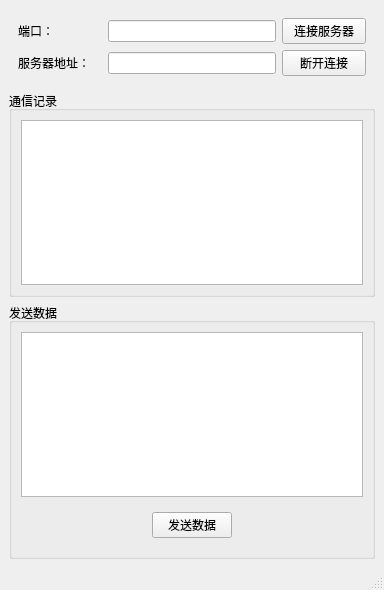
<?xml version="1.0" encoding="UTF-8"?>
<ui version="4.0">
 <class>MainWindow</class>
 <widget class="QMainWindow" name="MainWindow">
  <property name="geometry">
   <rect>
    <x>0</x>
    <y>0</y>
    <width>384</width>
    <height>590</height>
   </rect>
  </property>
  <property name="sizePolicy">
   <sizepolicy hsizetype="Preferred" vsizetype="Preferred">
    <horstretch>0</horstretch>
    <verstretch>0</verstretch>
   </sizepolicy>
  </property>
  <property name="minimumSize">
   <size>
    <width>384</width>
    <height>590</height>
   </size>
  </property>
  <property name="maximumSize">
   <size>
    <width>384</width>
    <height>590</height>
   </size>
  </property>
  <property name="windowTitle">
   <string>MainWindow</string>
  </property>
  <widget class="QWidget" name="centralwidget">
   <layout class="QVBoxLayout" name="verticalLayout_3">
    <item>
     <widget class="QWidget" name="widget_4" native="true">
      <layout class="QGridLayout" name="gridLayout">
       <item row="0" column="3">
        <widget class="QPushButton" name="Button_Connect">
         <property name="text">
          <string>连接服务器</string>
         </property>
        </widget>
       </item>
       <item row="1" column="3">
        <widget class="QPushButton" name="Button_Disconnect">
         <property name="text">
          <string>断开连接</string>
         </property>
        </widget>
       </item>
       <item row="1" column="0">
        <widget class="QLabel" name="label_2">
         <property name="text">
          <string>服务器地址：</string>
         </property>
        </widget>
       </item>
       <item row="0" column="1" colspan="2">
        <widget class="QLineEdit" name="lineEdit_Port"/>
       </item>
       <item row="1" column="1" colspan="2">
        <widget class="QLineEdit" name="lineEdit_Loca"/>
       </item>
       <item row="0" column="0">
        <widget class="QLabel" name="label">
         <property name="text">
          <string>端口：</string>
         </property>
        </widget>
       </item>
      </layout>
     </widget>
    </item>
    <item>
     <widget class="QGroupBox" name="groupBox">
      <property name="title">
       <string>通信记录</string>
      </property>
      <layout class="QVBoxLayout" name="verticalLayout_2">
       <item>
        <widget class="QTextEdit" name="textEdit_Record">
         <property name="readOnly">
          <bool>true</bool>
         </property>
        </widget>
       </item>
      </layout>
     </widget>
    </item>
    <item>
     <widget class="QGroupBox" name="groupBox_2">
      <property name="title">
       <string>发送数据</string>
      </property>
      <layout class="QVBoxLayout" name="verticalLayout">
       <item>
        <widget class="QTextEdit" name="textEdit_SendData"/>
       </item>
       <item>
        <widget class="QWidget" name="widget_2" native="true">
         <layout class="QHBoxLayout" name="horizontalLayout_2">
          <item>
           <spacer name="horizontalSpacer_2">
            <property name="orientation">
             <enum>Qt::Horizontal</enum>
            </property>
            <property name="sizeHint" stdset="0">
             <size>
              <width>80</width>
              <height>20</height>
             </size>
            </property>
           </spacer>
          </item>
          <item>
           <widget class="QPushButton" name="Button_SendData">
            <property name="text">
             <string>发送数据</string>
            </property>
           </widget>
          </item>
          <item>
           <spacer name="horizontalSpacer_3">
            <property name="orientation">
             <enum>Qt::Horizontal</enum>
            </property>
            <property name="sizeHint" stdset="0">
             <size>
              <width>79</width>
              <height>20</height>
             </size>
            </property>
           </spacer>
          </item>
         </layout>
        </widget>
       </item>
      </layout>
     </widget>
    </item>
   </layout>
  </widget>
  <widget class="QMenuBar" name="menubar">
   <property name="geometry">
    <rect>
     <x>0</x>
     <y>0</y>
     <width>384</width>
     <height>26</height>
    </rect>
   </property>
  </widget>
  <widget class="QStatusBar" name="statusbar"/>
 </widget>
 <resources/>
 <connections/>
</ui>
